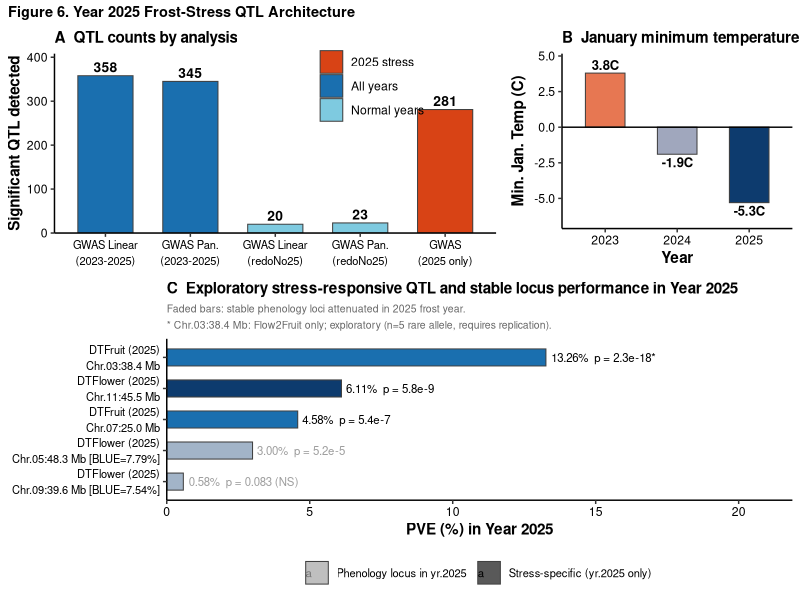
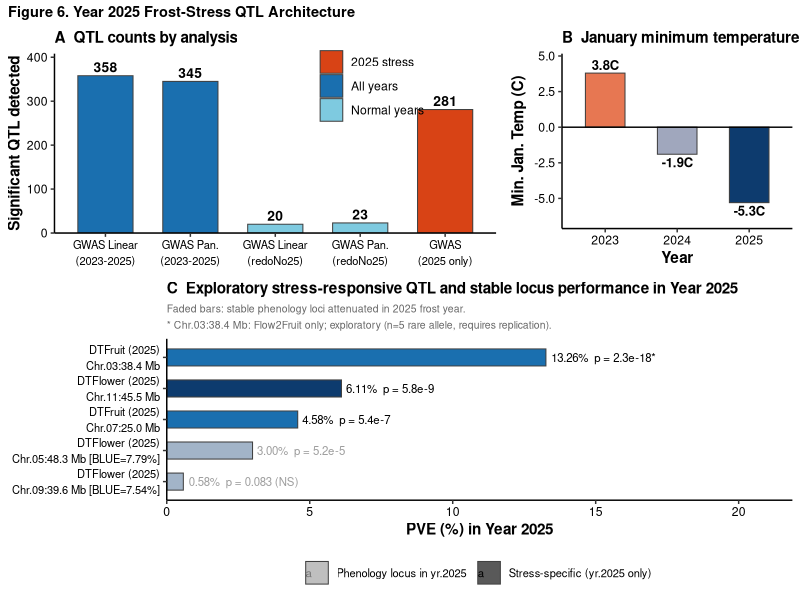

Generate these figures, in order, with R:
## Fig6_Yr25_Stress_QTL.R  (was Fig6_Chr03_StressLocus.R)
## Figure 6 -- Year 2025 stress QTL: 3-panel figure
## Panel D (Chr.03:38.4 Mb allele effect) REMOVED 2026-05-29:
##   n=5 in rare dosage class, marker non-unique in genome (6 hits, off-target),
##   absent from stable-year scan (RedoNo25 DTFruit_BLUE score=1.17), not defensible.
##
## Output: Linear_MS/Fig4_Yr25_Stress_QTL.pdf + .png

suppressPackageStartupMessages({
  library(data.table)
  library(ggplot2)
  library(cowplot)
})

BASE    <- "/Users/kendalllee/Documents/Blueberry/FINAL_GWAS"
OUT_DIR <- file.path(BASE, "PUBLICATION/Linear_MS")

pub_theme <- theme_classic(base_size = 11) +
  theme(
    axis.text     = element_text(color = "black"),
    axis.title    = element_text(color = "black", face = "bold"),
    plot.title    = element_text(face = "bold", size = 11),
    plot.subtitle = element_text(size = 8, color = "grey40")
  )

trait_colors <- c(
  "DTFlower"    = "#0D3B6E",
  "DTFruit"     = "#1A6FAF",
  "Flow2Fruit"  = "#2FAAB3",
  "FruitWeight" = "#7ECAE0"
)

fig_title <- function(txt, size = 10.5)
  ggdraw() + draw_label(txt, fontface = "bold", size = size, x = 0.01, hjust = 0)

# ── Panel A: QTL counts --------------------------------------------------------
year_counts <- data.table(
  Dataset = factor(
    c("GWAS Linear\n(2023-2025)", "GWAS Pan.\n(2023-2025)",
      "GWAS Linear\n(redoNo25)",  "GWAS Pan.\n(redoNo25)",
      "GWAS\n(2025 only)"),
    levels = c("GWAS Linear\n(2023-2025)", "GWAS Pan.\n(2023-2025)",
               "GWAS Linear\n(redoNo25)",  "GWAS Pan.\n(redoNo25)",
               "GWAS\n(2025 only)")
  ),
  N_QTL     = c(358, 345, 20, 23, 281),
  Year_type = c("All years","All years","Normal years","Normal years","2025 stress")
)

p_a <- ggplot(year_counts, aes(x = Dataset, y = N_QTL, fill = Year_type)) +
  geom_col(color = "grey25", linewidth = 0.35, width = 0.65) +
  geom_text(aes(label = N_QTL), vjust = -0.35, size = 3.5, fontface = "bold") +
  scale_fill_manual(
    values = c("All years" = "#1A6FAF", "Normal years" = "#7ECAE0",
               "2025 stress" = "#D84315"),
    name = NULL) +
  scale_y_continuous(expand = expansion(mult = c(0, 0.14))) +
  labs(x = NULL, y = "Significant QTL detected", title = "A  QTL counts by analysis") +
  pub_theme +
  theme(legend.position = c(0.72, 0.82), legend.background = element_blank(),
        axis.text.x = element_text(size = 8, lineheight = 1.2))

# ── Panel B: January minimum temperature ---------------------------------------
temp_data <- data.table(
  Year     = factor(c("2023","2024","2025")),
  Min_Temp = c(3.8, -1.9, -5.3)
)

p_b <- ggplot(temp_data, aes(x = Year, y = Min_Temp, fill = Min_Temp)) +
  geom_col(color = "grey25", linewidth = 0.35, width = 0.55) +
  geom_hline(yintercept = 0, color = "black", linewidth = 0.5) +
  geom_text(aes(label = paste0(Min_Temp, "C"),
                vjust = ifelse(Min_Temp >= 0, -0.3, 1.3)),
            size = 3.3, fontface = "bold") +
  scale_fill_gradient2(low = "#0D3B6E", mid = "grey92", high = "#D84315",
                       midpoint = 0, guide = "none") +
  scale_y_continuous(expand = expansion(mult = c(0.2, 0.15))) +
  labs(x = "Year", y = "Min. Jan. Temp (C)", title = "B  January minimum temperature") +
  pub_theme

# ── Panel C: PVE bars ---------------------------------------------------------
stress_qtl <- data.table(
  Label = c("DTFruit (2025)\nChr.03:38.4 Mb",
            "DTFlower (2025)\nChr.11:45.5 Mb",
            "DTFruit (2025)\nChr.07:25.0 Mb"),
  PVE   = c(13.26, 6.11, 4.58),
  Trait = c("DTFruit","DTFlower","DTFruit"),
  plab  = c("p = 2.3e-18*", "p = 5.8e-9", "p = 5.4e-7"),
  Type  = "Stress-specific (yr.2025 only)"
)
stable_in_yr25 <- data.table(
  Label = c("DTFlower (2025)\nChr.05:48.3 Mb [BLUE=7.79%]",
            "DTFlower (2025)\nChr.09:39.6 Mb [BLUE=7.54%]"),
  PVE   = c(3.00, 0.58),
  Trait = c("DTFlower","DTFlower"),
  plab  = c("p = 5.2e-5", "p = 0.083 (NS)"),
  Type  = "Phenology locus in yr.2025"
)
all_bars <- rbindlist(list(stress_qtl, stable_in_yr25))
all_bars[, Label := factor(Label, levels = rev(c(stress_qtl$Label, stable_in_yr25$Label)))]

p_c <- ggplot(all_bars, aes(y = Label, x = PVE, fill = Trait, alpha = Type)) +
  geom_col(color = "grey25", linewidth = 0.35, width = 0.55) +
  geom_text(aes(label = sprintf("%.2f%%  %s", PVE, plab)),
            hjust = -0.05, size = 2.9) +
  scale_fill_manual(values = trait_colors, guide = "none") +
  scale_alpha_manual(
    values = c("Stress-specific (yr.2025 only)" = 1.0,
               "Phenology locus in yr.2025"     = 0.38),
    name = NULL) +
  scale_x_continuous(expand = expansion(mult = c(0, 0.65))) +
  labs(x = "PVE (%) in Year 2025", y = NULL,
       title = "C  Exploratory stress-responsive QTL and stable locus performance in Year 2025",
       subtitle = paste0(
         "Faded bars: stable phenology loci attenuated in 2025 frost year.\n",
         "* Chr.03:38.4 Mb: Flow2Fruit only; exploratory (n=5 rare allele, requires replication).")) +
  pub_theme +
  theme(axis.text.y = element_text(size = 8, lineheight = 1.2),
        legend.position = "bottom", legend.text = element_text(size = 8),
        plot.subtitle = element_text(size = 7.5, color = "grey40", lineheight = 1.3))

# ── Assemble ------------------------------------------------------------------
fig6 <- plot_grid(
  fig_title("Figure 6. Year 2025 Frost-Stress QTL Architecture"),
  plot_grid(
    plot_grid(p_a, p_b, ncol = 2, rel_widths = c(1.7, 1)),
    p_c,
    nrow = 2, rel_heights = c(1.0, 1.3)
  ),
  nrow = 2, rel_heights = c(0.04, 1)
)

ggsave(file.path(OUT_DIR, "Fig4_Yr25_Stress_QTL.pdf"), fig6, width = 7.09, height = 5.5, units = "in")
ggsave(file.path(OUT_DIR, "Fig4_Yr25_Stress_QTL.png"), fig6, width = 7.09, height = 5.5, units = "in", dpi = 300)
cat(sprintf("Saved: %s\n", file.path(OUT_DIR, "Fig4_Yr25_Stress_QTL.pdf")))
